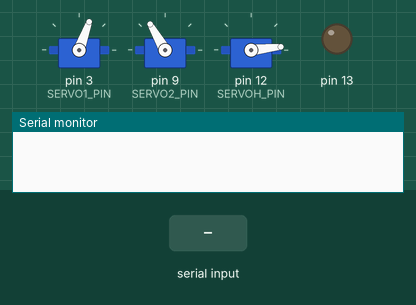
A sketch run on a simulated Arduino Uno, built with avr-gcc and run on an emulated ATmega328P. Shown: 3 × servo, output pins drawn as LEDs (lit = HIGH), the last lines printed to the serial monitor. The test bench sets the inputs (shaded band).

Above: at 1.2 s.
1.3 s: ";\n" received over Serial
At 2.01 s:
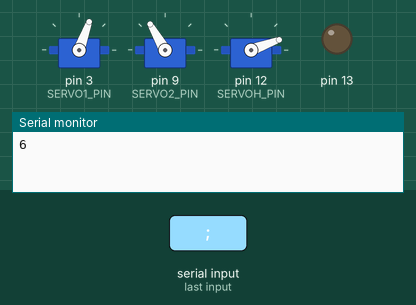
7.3 s: "j\n" received over Serial
At 8.7 s:
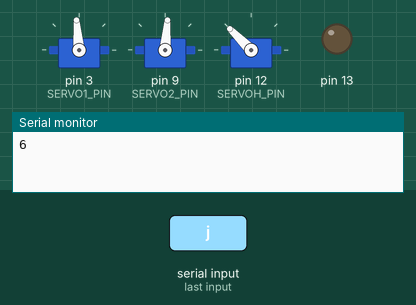
10.3 s: "l\n" received over Serial
At 11.11 s:
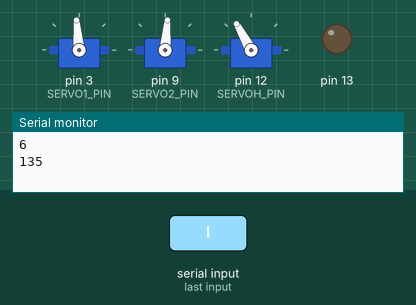
16.3 s: "k\n" received over Serial
At 18.0 s:
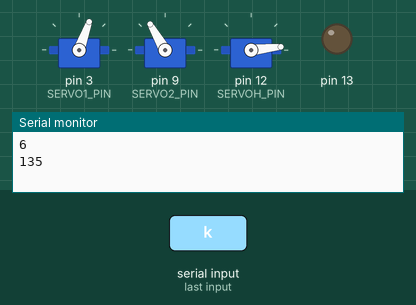
Timing chart, 0 to 19.5 s (numbered marks = the images above; inputs shaded):
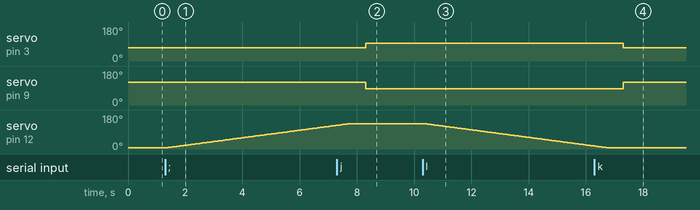

Measured:
- after the input at 1.3 s, servo on pin 12 (SERVOH_PIN): moves from 6° to 125° over 5.9 s, starting after 0.05 s
- after the input at 7.3 s, servo on pin 3 (SERVO1_PIN): 70° → 95° after 1.0 s; servo on pin 9 (SERVO2_PIN): 120° → 85° after 1.0 s
- after the input at 10.3 s, servo on pin 12 (SERVOH_PIN): moves from 135° to 16° over 5.9 s, starting after 0.05 s
- after the input at 16.3 s, servo on pin 3 (SERVO1_PIN): 95° → 70° after 1.0 s; servo on pin 9 (SERVO2_PIN): 85° → 120° after 1.0 s

The sketch:

gripper.ino
```cpp
#include <Servo.h>

Servo servo1;
Servo servo2;
Servo servoH;

// constants won't change
const int SERVO1_PIN = 3; // Arduino pin connected to Servo Motor's pin
const int SERVO2_PIN = 9; // Arduino pin connected to Servo Motor's pin
const int SERVOH_PIN = 12;

// int currentNum = 0;

bool isFront = true;
String inString = "";

Servo servo; // create servo object to control a servo

void setup() {
  Serial.begin(115200);       // initialize serial port
  while (!Serial) {;} // wait for serial to connect

  servo1.attach(SERVO1_PIN);  // attaches the servo on pin 9 to the servo object
  servo2.attach(SERVO2_PIN);
  servoH.attach(SERVOH_PIN);
  servo1.write(70);
  servo2.write(120);
  servoH.write(6);
  pinMode(13, OUTPUT);
  pinMode(6, INPUT);
  pinMode(7, INPUT);
}
//close grip
//servo1.write(95);
//servo2.write(85);
// open grip
//servo1.write(70);
//servo2.write(120);
// flip forward
//servoHcommand(0);
// flip backward
//servoHcommand(1);

void loop() {
  // Check if either pin 6 or pin 7 is LOW
  if (Serial.available()) {
    String command = Serial.readStringUntil('\n');

    switch (command.charAt(0)){
        case 'j':
        servo1.write(95);
        servo2.write(85);
        break;
        case 'k':
        servo1.write(70);
        servo2.write(120);
        break;
        case 'l':
        servoHcommand(0);
        break;
        case ';':
        servoHcommand(1);
        break;
    }
    delay(500);

  }
}

void servoHcommand(int con) {
  int newNom;
  int currentNum;
  int high = servoH.read();
  Serial.println(high);
  if (con == 0 && high == 135) {
    currentNum = 135;
    newNom = 6;

  } else if (con == 1 && high == 6) {
    currentNum = 6;
    newNom = 135;

  } else if (con == 0 && high == 6){
    currentNum = 6;
    newNom = 6;
  } else if (con == 1 && high == 135){
    currentNum = 135;
    newNom = 135;
  }

  if (currentNum < newNom) {
    for (int i = currentNum; i <= newNom; i++) {
      servoH.write(i);
      // Serial.println("Turn 180");
      delay(50);
    }
  } else {
    for (int i = currentNum; i >= newNom; i--) {
      servoH.write(i);
      // Serial.println("Turn back");
      delay(50);
    }
  }

}
```
